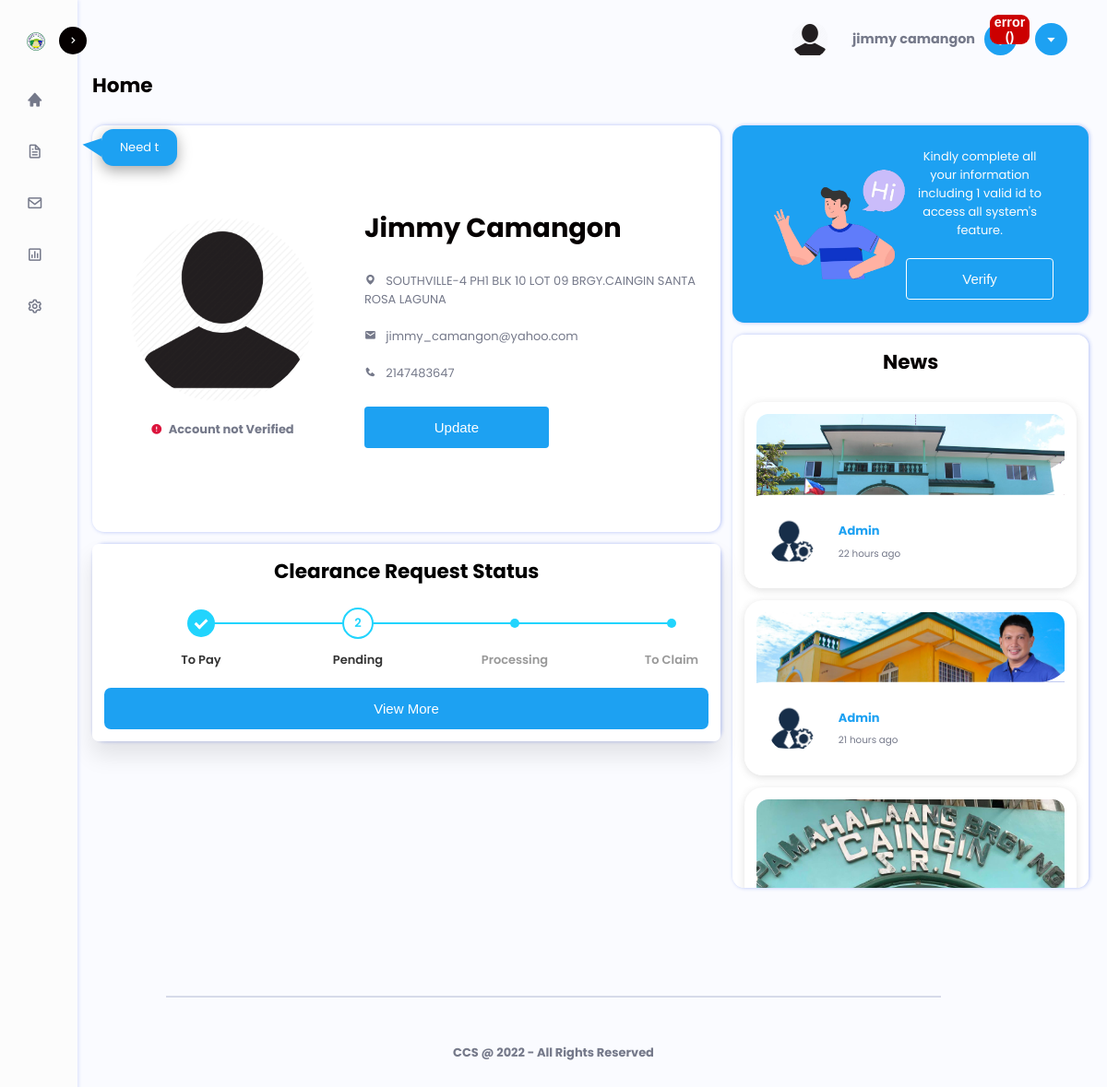
/site/client/index.php (signed in), run on the app's committed database.
### tables this page shows
CREATE TABLE `updates` (
  `id` int(200) NOT NULL,
  `title` varchar(200) NOT NULL,
  `img` varchar(200) NOT NULL,
  `link` varchar(200) NOT NULL,
  `created_at` datetime NOT NULL
);

CREATE TABLE `clearance` (
  `id` int(255) NOT NULL,
  `oauth_id` varchar(255) NOT NULL,
  `sur_name` varchar(255) NOT NULL,
  `first_name` varchar(255) NOT NULL,
  `middle_name` varchar(255) NOT NULL,
  `full_address` varchar(255) NOT NULL,
  `precint_number` varchar(255) NOT NULL,
  `purpose` varchar(255) NOT NULL,
  `status` varchar(255) NOT NULL,
  `created_at` date NOT NULL
);

CREATE TABLE `requests` (
  `id` int(11) NOT NULL,
  `oauth_id` varchar(255) NOT NULL,
  `type` varchar(255) NOT NULL
);

### site/client/index.php (the view, shortened to what this page needs)
<?php
    include '../includes/session.php';
 ?>
<!DOCTYPE html>
<html>
<head>
  <link rel="stylesheet" type="text/css" href="css/home.css">
  <link rel="stylesheet" type="text/css" href="css/progress.css">
  <link rel="stylesheet" type="text/css" href="css/news.css">
  <link href='https://unpkg.com/boxicons@2.1.2/css/boxicons.min.css' rel='stylesheet'>
</head>
<body>
<?php include 'includes/nav.php';?>
        <div class="top__nav2">
          <div class="top__content2">
            <h2>Home</h2>
            <br>
          </div>
        </div>
        <span class="msg-icn" id="msg-icn">    </span>
        <div class="home__container">
          <div class="home__box">
            <div class="home__box1__container">
              <div class="left__box1">
                <img src="<?php if(!isset($_SESSION['picture'])) { echo '../assets/img/alt-image.png'; } else { echo $_SESSION["picture"]; } ?>" alt="Image"><br>
                <?php
                $id=$_SESSION['user_id'];
                $result = mysqli_query($conn,"SELECT status FROM users WHERE oauth_id = $id");
                $row  = mysqli_fetch_array($result);
                  if($row['status'] == 'not_verified') {?>
                    <div class="message__not__verified"><i class='bx bxs-error-circle' ></i><h5>Account not Verified</h5></div>
                  <?php } if($row['status'] == 'verified') { ?>
                    <div class="message__verified"><i class='bx bxs-check-circle' ></i><h5>Account Verified</h5></div>
                  <?php } ?>
              </div>
              <div class="right__box1">
                <div class="right__box1__head">
                    <?php echo $_SESSION['user_fname']; ?> <?php echo $_SESSION['user_lname'] ?>
                </div>
                <div class="right__box1__content">
                    <?php if(!isset($_SESSION['full_address'])) { ?><i class='bx bxs-map'></i>&nbsp;&nbsp;&nbsp;None<?php } else {?> <i class='bx bxs-map'></i>&nbsp;&nbsp;&nbsp;<?php echo $_SESSION['full_address'];?><?php } ?><br><br>
                    <?php if(!isset($_SESSION['email'])) { ?><i class='bx bxs-envelope' ></i>&nbsp;&nbsp;&nbsp;None<?php } else {?> <i class='bx bxs-envelope' ></i>&nbsp;&nbsp;&nbsp;<?php echo $_SESSION['email'];?><?php } ?><br><br>
                    <?php if(!isset($_SESSION['full_address'])) { ?><i class='bx bxs-phone' ></i>&nbsp;&nbsp;&nbsp;None<?php } else {?><i class='bx bxs-phone' ></i>&nbsp;&nbsp;&nbsp;<?php echo $_SESSION['contact'];?><?php } ?>
                </div>
               <button class="update" onclick="location.href='verify.php'"><span> Update </span></button>
              </div>
            </div>
          </div>
          <div class="home__box">
            <div class="home__box2__container">
               <?php
                $id=$_SESSION['user_id'];
                $result = mysqli_query($conn,"SELECT status FROM users WHERE oauth_id = $id");
                $row  = mysqli_fetch_array($result);
                  if($row['status'] == 'not_verified') {
                      ?>
                        <div class="left__box2"> <img src="../assets/img/SVG/Greet2.png" alt="Image"></div>
                        <div class="right__box2">
                          <p>Kindly complete all your information including 1 valid id to access all system's feature.</p>
                          <br>
                          <a href="verify.php"><button class="Verify"><span> Verify </span></button></a>
                        </div>
                  <?php } if($row['status'] == 'processing') { ?>
                          <div class="left__box2"> <img src="../assets/img/SVG/processing2.png" id="center_logo" alt="Image"></div>
                          <div class="right__box2">
                          <p>Your account request verification is now in process</p>
                          <div class="lds-ellipsis"><div></div><div></div><div></div><div></div></div>
                          </div>
                  <?php } if($row['status'] == 'verified') { ?>
                         <div class="left__box2"> <img src="../assets/img/Logo.png" id="center_logo" alt="Image"></div>
                        <div class="right__box2">
                          <h2>Welcome to WBCMS.</h2>
                        </div>
                  <?php } ?>
            </div>
          </div>
          <div class="home__box">
          <div class="home__box__head3">
            <h1>News</h1>
          </div>
          <div class="home__box3__container3">
            <?php
              $id = $_SESSION['user_id'];
              $select_news = "SELECT * FROM updates ORDER BY id ASC LIMIT 6";
              $select_news_result = mysqli_query($conn, $select_news);
                 if ($select_news_result -> num_rows > 0) {
                        while ($news_row = $select_news_result->fetch_assoc()) {
                          ?>
                           <div class="card__update">
                             <img src="<?php echo '../assets/img/'.$news_row['img'].''?>" class="card__image" alt="Image">
                            <div class="card__overlay">
                              <div class="card__header">
                                <svg class="card__arc" xmlns="http://www.w3.org/2000/svg"><path /></svg>
                                <img class="card__thumb" src="../assets/img/SVG/admin-icon.png" alt="" />
                                <div class="card__header-text">
                                  <h3 class="card__title">Admin</h3>
                                  <span class="card__status">
                                    <?php
                                 if(function_exists("TimeAgo")){
                                  } else {
                                  function TimeAgo ($oldTime, $newTime) {
                                  $timeCalc = strtotime($newTime) - strtotime($oldTime);
                                  if ($timeCalc >= (60*60*24*30*12*2)){
                                    $timeCalc = intval($timeCalc/60/60/24/30/12) . " years ago";
                                    }else if ($timeCalc >= (60*60*24*30*12)){
                                      $timeCalc = intval($timeCalc/60/60/24/30/12) . " year ago";
                                    }else if ($timeCalc >= (60*60*24*30*2)){
                                      $timeCalc = intval($timeCalc/60/60/24/30) . " months ago";
                                    }else if ($timeCalc >= (60*60*24*30)){
                                      $timeCalc = intval($timeCalc/60/60/24/30) . " month ago";
                                    }else if ($timeCalc >= (60*60*24*2)){
                                      $timeCalc = intval($timeCalc/60/60/24) . " days ago";
                                    }else if ($timeCalc >= (60*60*24)){
                                      $timeCalc = " Yesterday";
                                    }else if ($timeCalc >= (60*60*2)){
                                      $timeCalc = intval($timeCalc/60/60) . " hours ago";
                                    }else if ($timeCalc >= (60*60)){
                                      $timeCalc = intval($timeCalc/60/60) . " hour ago";
                                    }else if ($timeCalc >= 60*2){
                                      $timeCalc = intval($timeCalc/60) . " minutes ago";
                                    }else if ($timeCalc >= 60){
                                      $timeCalc = intval($timeCalc/60) . " minute ago";
                                    }else if ($timeCalc > 0){
                                      $timeCalc .= " seconds ago";
                                    }
                                  return $timeCalc;
                                  }
                                }
                                  $date = $news_row['created_at'];
                                  echo TimeAgo($date, date("Y-m-d H:i:s"));
                                ?>
                                  </span>
                                </div>
                              </div>
                            </div>
                          </div>
                        <?php }
                         } else {
                            echo "<div style='display:flex;justify-content:center;align-items:center;'><img style='width:300px;' src='../assets/img/SVG/No Data Update.png'></div>";
                    }?>
          </div>
          </div>
          <div class="home__box">
            <?php
              $query = "SELECT clearance.status, clearance.oauth_id, requests.oauth_id, requests.type FROM clearance INNER JOIN requests ON clearance.oauth_id = requests.oauth_id WHERE requests.oauth_id = '$id' ORDER BY requests.id ASC LIMIT 3";
              $result = mysqli_query($conn, $query);
                 if ($result -> num_rows > 0) {
                        while ($row = $result->fetch_assoc()) {
                          ?>
              <section class="step__progress__container">
               <h1><?php echo $row['type'];?> Request Status</h1>
                    <ul class="step-wizard-list">
                        <li class="step-wizard-item">
                            <span class="progress-count">1</span>
                            <span class="progress-label">To Pay</span>
                        </li>
                       <?php if($row['status'] == 'Pending') { ?>
                        <li class="step-wizard-item current-item">
                            <span class="progress-count">2</span>
                            <span class="progress-label">Pending</span>
                        </li>
                       <?php }?>
                       <?php if($row['status'] == 'Processing') { ?>
                        <li class="step-wizard-item current-item">
                            <span class="progress-count">3</span>
                            <span class="progress-label">Processing</span>
                        </li>
                      <?php } else { ?>
                        <li class="step-wizard-item">
                            <span class="progress-count">3</span>
                            <span class="progress-label">Processing</span>
                        </li>
                      <?php } ?>
                      <?php if($row['status'] == 'To_Claim') { ?>
                        <li class="step-wizard-item current-item">
                            <span class="progress-count">4</span>
                            <span class="progress-label">To Claim</span>
                        </li>
                      <?php } else { ?>
                        <li class="step-wizard-item">
                            <span class="progress-count">4</span>
                            <span class="progress-label">To Claim</span>
                        </li>
                      <?php } ?>
                    </ul>
                <button class="update"><span>View More</span></button>
              </section>
                        <?php }
                        } else {
                      echo "<div style='display:flex;justify-content:center;align-items:center;'><img style='width:300px;' src='../assets/img/SVG/No Data.png'></div>";
                    }
            ?>
          </div>
        </div>
        <?php include 'includes/footer.php'; ?>
</body>
</html>

### data on the page
updates: img (picture)
updates: img (picture)
clearance: requests.type "Clearance", status "2"

### other printed values
$_SESSION['user_fname'] "jimmy"
$_SESSION['user_lname'] "camangon"
$_SESSION['user_fname'] "Jimmy"
$_SESSION['user_lname'] "Camangon"
$_SESSION['full_address'] "SOUTHVILLE-4 PH1 BLK 10 LOT 09 BRGY.CAINGIN SANTA ROSA LAGUNA"
$_SESSION['email'] "jimmy_camangon@yahoo.com"
$_SESSION['contact'] "2147483647"
